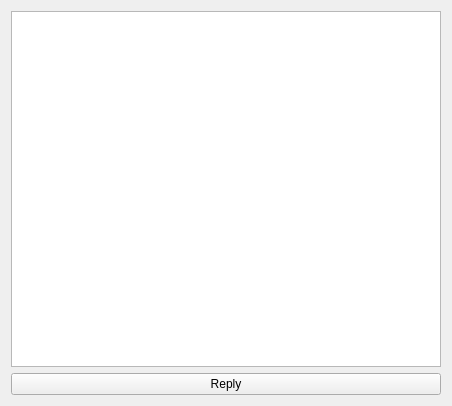
<?xml version="1.0" encoding="UTF-8"?>
<ui version="4.0">
 <class>MessengerMailView</class>
 <widget class="QWidget" name="MessengerMailView">
  <property name="geometry">
   <rect>
    <x>0</x>
    <y>0</y>
    <width>452</width>
    <height>406</height>
   </rect>
  </property>
  <property name="windowTitle">
   <string>Form</string>
  </property>
  <layout class="QGridLayout" name="gridLayout_2">
   <item row="0" column="0">
    <layout class="QGridLayout" name="gridLayout">
     <item row="0" column="0">
      <widget class="QTextBrowser" name="textBrowser"/>
     </item>
     <item row="1" column="0">
      <layout class="QHBoxLayout" name="horizontalLayout">
       <item>
        <widget class="QPushButton" name="replyButton">
         <property name="text">
          <string>Reply</string>
         </property>
         <property name="icon">
          <iconset resource="../galacteek.qrc">
           <normaloff>:/share/icons/dmessenger/dmessenger.png</normaloff>:/share/icons/dmessenger/dmessenger.png</iconset>
         </property>
        </widget>
       </item>
      </layout>
     </item>
    </layout>
   </item>
  </layout>
 </widget>
 <resources>
  <include location="../galacteek.qrc"/>
 </resources>
 <connections/>
</ui>
